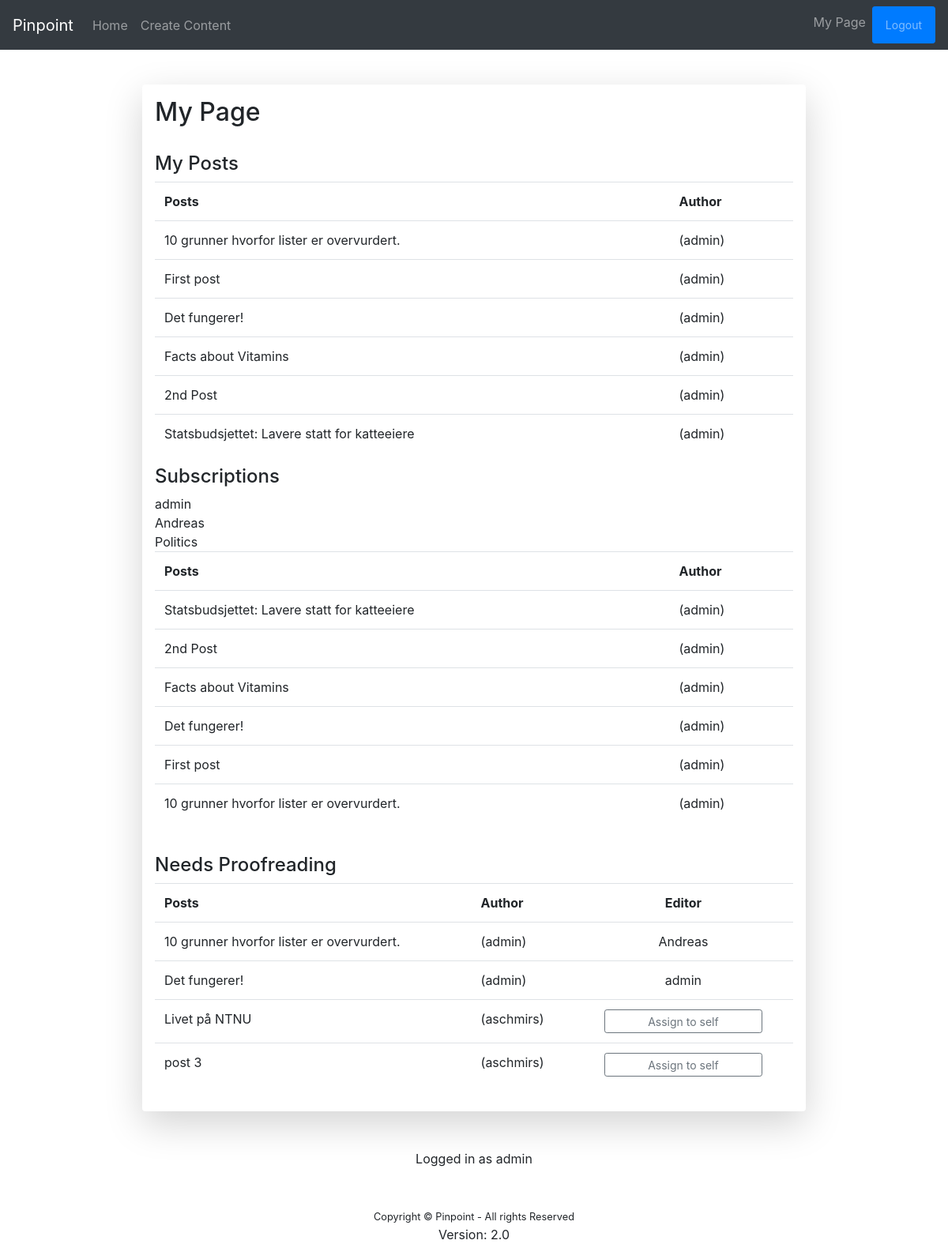
Screenshot of /my_page/ (signed in) with the database file from the repository.
### view_content/models.py (models this page shows, shortened)
class Post(models.Model):
    title = models.CharField(max_length=200)
    body = models.TextField()
    date = models.DateTimeField(auto_now_add=True)
    author = models.ForeignKey('auth.User', on_delete=models.CASCADE, related_name='author_of')
    editor = models.ForeignKey('auth.User', on_delete=models.CASCADE, related_name='editor_of', null=True)
    needs_proofreading = models.BooleanField(default=False)
    published = models.BooleanField(default=False)
    comment = models.TextField(null=True)
    categories = models.ManyToManyField('Category', null=True)

class Category(models.Model):
    name = models.CharField(max_length=100)
    subscribers = models.ManyToManyField('auth.User')
    def __str__(self):
        return self.name

### view_content/views.py (the view)
# urls.py: path('my_page/', views.my_page ,name ="my_page"),
def my_page(request):
    I_am_editor = is_editor(request.user)
    subscribed_content = get_subscribed_content(request.user)
    subscriptions = get_author_subscriptions(request.user)
    subscriptions_cat = get_category_subscriptions(request.user)
    posts = Post.objects.filter(author=request.user)
    needs_proofreading = Post.objects.filter(needs_proofreading=True)
    return render(request, "view_content/my_page.html",
                  {'posts': posts, 'needs_proofreading': needs_proofreading, 'subscribed_content': subscribed_content,
                   'subscriptions': subscriptions, 'subscriptions_cat': subscriptions_cat, 'is_editor': I_am_editor})

### view_content/views.py (called while the page is built)
def is_editor(user):
    return user.groups.filter(name='editor').exists()

def get_subscribed_content(user):
    return (Post.objects.filter(author__subscriber__subscriber=user) |
            Post.objects.filter(categories__subscribers=user)).distinct().order_by('-date')

def get_author_subscriptions(user):
    return User.objects.filter(subscriber__subscriber=user)

def get_category_subscriptions(user):
    return Category.objects.filter(subscribers=user)

### view_content/templates/view_content/my_page.html (shortened to what this page needs)
{% extends "base.html" %}
{% block content %}
<h2>My Page</h2>
<br>
{% if posts %}
	<h4>My Posts</h4>
	<table class="table table-hover">
	<tr><th>Posts</th><th>Author</th></tr>
 		{% for post in posts %}
	<tr class="pointer" onclick="document.location='/edit/{{ post.id }}'">
		 <td>{{ post.title }}</td><td> ({{post.author}})</td>
	</tr>
 		{% endfor %}
	</table>
{% endif %}
<h4>Subscriptions</h4>
{% for author in subscriptions %}
	<div>{{ author }}</div>
{% endfor %}
{% for cat in subscriptions_cat %}
	<div>{{ cat }}</div>
{% endfor %}
{% if posts %}
	<table class="table table-hover">
	<tr><th>Posts</th><th>Author</th></tr>
 		{% for post in subscribed_content %}
			<tr class="pointer" onclick="document.location='/{{ post.id }}'">
				 <td>{{ post.title }}</td><td> ({{post.author}})</td>
			</tr>
 		{% endfor %}
	</table>
{% endif %}
{% if needs_proofreading and is_editor %}
<br>
<h4>Needs Proofreading</h4>
<table class="table table-hover">
<tr>
	<th>Posts</th><th>Author</th><th><center>Editor</center></th>
</tr>
	{% for post in needs_proofreading %}
		<tr>
			 <td onclick="document.location='/edit/{{ post.id }}'">
				 {{ post.title }}
			 </td>
			<td onclick="document.location='/edit/{{ post.id }}'">({{post.author}})</td>
			<td>
				{% if post.editor is None %}
				<center><button class="btn btn-outline-secondary btn-sm" onclick="document.location='/assign/{{ post.id }}'">Assign to self</button></center>
				{% else %}
				<center>{{ post.editor }}</center>
				{% endif %}
			</td>
		</tr>
	{% endfor %}
</table>
{% endif %}
{% endblock %}

### main/templates/base.html (shortened to what this page needs)
<!doctype html>
<html lang="en">
  <head>
    <link rel="stylesheet" href="https://stackpath.bootstrapcdn.com/bootstrap/4.1.3/css/bootstrap.min.css">
  </head>
  <body>
  <nav class="navbar sticky-top navbar-expand-lg navbar-dark bg-dark">
  <a class="navbar-brand" href="{% url 'home' %}">Pinpoint</a>
  <div class="collapse navbar-collapse" id="navbarSupportedContent">
      <ul class="navbar-nav mr-auto">
        <li class="nav-item">
          <a class="nav-link" href="{% url 'home' %}">Home</a>
        </li>
        {% if request.user.is_authenticated %}
        <li class="nav-item">
          <a class="nav-link" href="{% url 'content' %}">Create Content</a>
        </li>
        {% else %}
        <li class="nav-item">
          <a class="nav-link" href="{% url 'register' %}">Register</a>
        </li>
        {% endif %}
        </ul>
        <ul class="navbar-nav justify-content-end">
        {% if request.user.is_authenticated %}
        <li class="nav-item">
          <a class="nav-link" href="{% url 'my_page' %}">My Page</a>
        </li>
        <li class="btn btn-primary btn-sm">
          <a class="nav-link" href="{% url 'logout' %}">Logout</a>
        </li>
        {% else %}
        <li class="btn btn-primary btn-sm">
          <a class="nav-link" href="{% url 'login' %}">Login</a>
        </li>
        {% endif %}
        </ul>
    </div>
  </nav>
  <br>
  <div class="shadow-lg p-3 mb-5 bg-white rounded" style="padding: 20px; width: 70%; margin: auto; margin-top: 20px;">
    {% block content %}
    {% endblock %}
  </div>
  <center><div> {% if request.user.is_authenticated %}Logged in as {{ request.user }} {% endif %}</div></center>
  <br><br>
  <center><small>Copyright &copy; Pinpoint - All rights Reserved </small></center>
  <center>Version: 2.0</center>
  </body>
</html>

### main/templates/base.html (style rules this page uses)
button { height: 30px; width: 200px; }
.pointer { cursor: pointer; }

### rows the page displays
Post: title "10 grunner hvorfor lister er overvurdert.", author "admin", editor "Andreas"
Post: title "First post", author "admin"
Post: title "Det fungerer!", author "admin", editor "admin"
Post: title "Facts about Vitamins", author "admin"
Post: title "2nd Post", author "admin"
Post: title "Statsbudsjettet: Lavere statt for katteeiere", author "admin"
Category: name "Politics"
Post: title "Livet på NTNU", author "aschmirs"
Post: title "post 3", author "aschmirs"

### other values shown
{{ author }} "admin"
{{ author }} "Andreas"
{{ request.user }} "admin"
